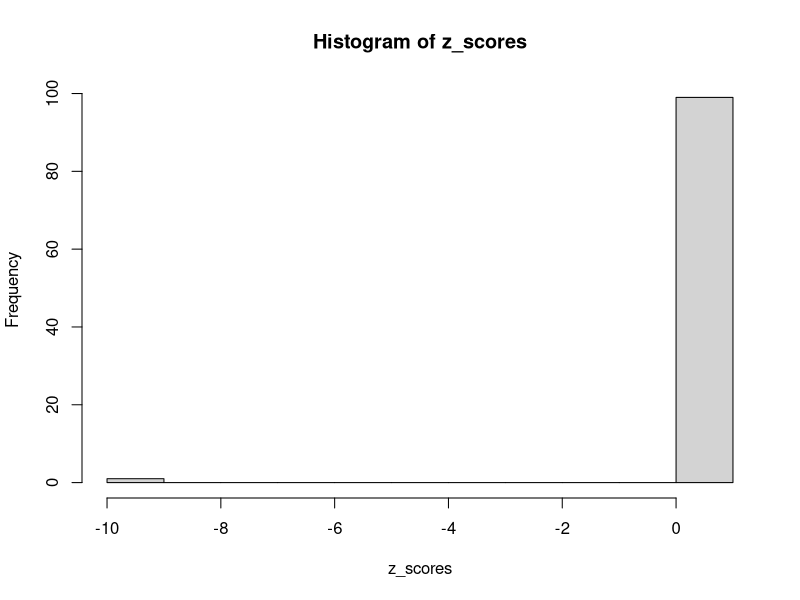

The R script that drew this image:
####################################################################################################
# DEBUGGING
####################################################################################################
# The basic idea of a debugger is that you setup points in your code to stop a) when an error occurs, 
# or b) in places where you think the error might occur, and ask the R interpeter to enter a special
# 'debug' mode. 
# While in the debug mode you can inspect your code and the variables to better understand what's going on. 
                                                                                                                                        
# This code doesn't give me the correct answer.  I'm trying to create z-scores of long list of numbers. 
# But plotting them give shows one of them is clearly wrong. Let's find out why.  


# Create erroneous data
estimates <- runif(100)
estimates[[3]] <- -999
df <- data.frame(x=estimates)

# do analysis
sd <- sd(df$x)
mean <- mean(df$x)

z_score <- function(est, mean, sd){
  diff <- est-mean
  z <- diff/sd
  return(z)
}


z_scores <- vector(length=dim(df)[1])
for (i in 1:dim(df)[1]){
  # browser()
  est <- df$x[[i]]
  z <-  z_score(est, mean, sd)
  z_scores[[i]] <- z
}

hist(z_scores)